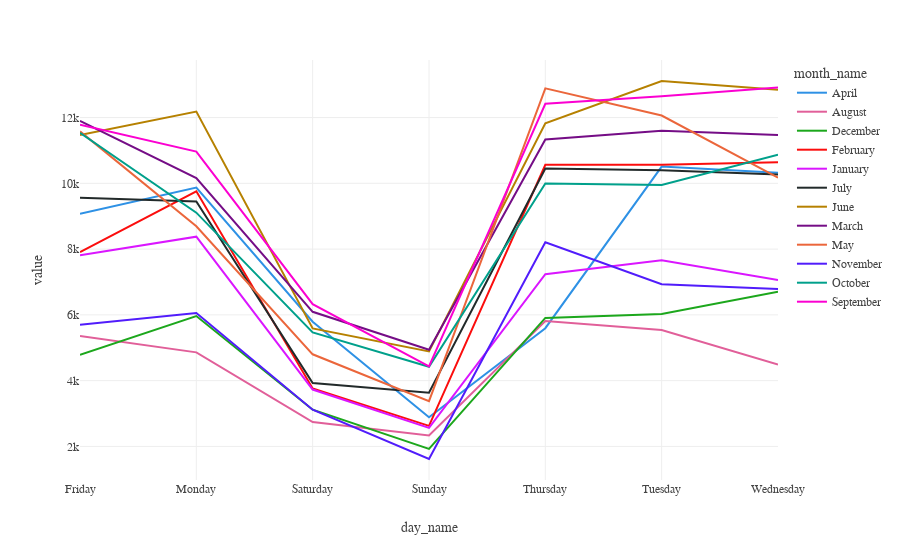

Notebook code for this chart:
### Markdown cell above
## Seasonal Plots

### Code cell
# play with color palettes: https://plotly.com/python/discrete-color/

pd.pivot_table(
    data=daily_outflow[["day_name", "month_name", "count"]],
    index="day_name",
    columns="month_name",
)["count"].plot(color_discrete_sequence=px.colors.qualitative.Dark24).update_layout(
    **plotly_styles
).update_traces(
    hovertemplate=None
)

### Figure 1 — Plotly figure (JSON) as saved in the notebook; plotly's stock layout.template omitted (floating-point values rounded to 4 significant figures)
{"data": [{"legendgroup": "April", "line": {"color": "#2E91E5", "dash": "solid"}, "mode": "lines", "name": "April", "orientation": "v", "showlegend": true, "type": "scatter", "x": ["Friday", "Monday", "Saturday", "Sunday", "Thursday", "Tuesday", "Wednesday"], "xaxis": "x", "y": [9077.0, 9873.0, 5794.0, 2890.0, 5595.0, 10509, 10321], "yaxis": "y"}, {"legendgroup": "August", "line": {"color": "#E15F99", "dash": "solid"}, "mode": "lines", "name": "August", "orientation": "v", "showlegend": true, "type": "scatter", "x": ["Friday", "Monday", "Saturday", "Sunday", "Thursday", "Tuesday", "Wednesday"], "xaxis": "x", "y": [5361, 4860, 2740, 2333, 5815, 5541, 4492.0], "yaxis": "y"}, {"legendgroup": "December", "line": {"color": "#1CA71C", "dash": "solid"}, "mode": "lines", "name": "December", "orientation": "v", "showlegend": true, "type": "scatter", "x": ["Friday", "Monday", "Saturday", "Sunday", "Thursday", "Tuesday", "Wednesday"], "xaxis": "x", "y": [4784, 5963.0, 3117, 1925.0, 5907.0, 6027.0, 6701], "yaxis": "y"}, {"legendgroup": "February", "line": {"color": "#FB0D0D", "dash": "solid"}, "mode": "lines", "name": "February", "orientation": "v", "showlegend": true, "type": "scatter", "x": ["Friday", "Monday", "Saturday", "Sunday", "Thursday", "Tuesday", "Wednesday"], "xaxis": "x", "y": [7910, 9756.0, 3762.0, 2625, 10560.0, 10570.0, 10640.0], "yaxis": "y"}, {"legendgroup": "January", "line": {"color": "#DA16FF", "dash": "solid"}, "mode": "lines", "name": "January", "orientation": "v", "showlegend": true, "type": "scatter", "x": ["Friday", "Monday", "Saturday", "Sunday", "Thursday", "Tuesday", "Wednesday"], "xaxis": "x", "y": [7810.0, 8378.0, 3730.0, 2565, 7235, 7664.0, 7062.0], "yaxis": "y"}, {"legendgroup": "July", "line": {"color": "#222A2A", "dash": "solid"}, "mode": "lines", "name": "July", "orientation": "v", "showlegend": true, "type": "scatter", "x": ["Friday", "Monday", "Saturday", "Sunday", "Thursday", "Tuesday", "Wednesday"], "xaxis": "x", "y": [9559.0, 9448, 3931.0, 3636.0, 10450, 10400.0, 10270.0], "yaxis": "y"}, {"legendgroup": "June", "line": {"color": "#B68100", "dash": "solid"}, "mode": "lines", "name": "June", "orientation": "v", "showlegend": true, "type": "scatter", "x": ["Friday", "Monday", "Saturday", "Sunday", "Thursday", "Tuesday", "Wednesday"], "xaxis": "x", "y": [11472, 12180.0, 5588.0, 4890.0, 11820.0, 13110.0, 12846], "yaxis": "y"}, {"legendgroup": "March", "line": {"color": "#750D86", "dash": "solid"}, "mode": "lines", "name": "March", "orientation": "v", "showlegend": true, "type": "scatter", "x": ["Friday", "Monday", "Saturday", "Sunday", "Thursday", "Tuesday", "Wednesday"], "xaxis": "x", "y": [11900.0, 10160.0, 6094.0, 4938, 11330.0, 11600.0, 11468], "yaxis": "y"}, {"legendgroup": "May", "line": {"color": "#EB663B", "dash": "solid"}, "mode": "lines", "name": "May", "orientation": "v", "showlegend": true, "type": "scatter", "x": ["Friday", "Monday", "Saturday", "Sunday", "Thursday", "Tuesday", "Wednesday"], "xaxis": "x", "y": [11580.0, 8696.0, 4802.0, 3378.0, 12890.0, 12061, 10170.0], "yaxis": "y"}, {"legendgroup": "November", "line": {"color": "#511CFB", "dash": "solid"}, "mode": "lines", "name": "November", "orientation": "v", "showlegend": true, "type": "scatter", "x": ["Friday", "Monday", "Saturday", "Sunday", "Thursday", "Tuesday", "Wednesday"], "xaxis": "x", "y": [5698.0, 6058, 3115.0, 1618, 8208.0, 6934.0, 6786.0], "yaxis": "y"}, {"legendgroup": "October", "line": {"color": "#00A08B", "dash": "solid"}, "mode": "lines", "name": "October", "orientation": "v", "showlegend": true, "type": "scatter", "x": ["Friday", "Monday", "Saturday", "Sunday", "Thursday", "Tuesday", "Wednesday"], "xaxis": "x", "y": [11534, 9108, 5468, 4423.0, 9996.0, 9947.0, 10870.0], "yaxis": "y"}, {"legendgroup": "September", "line": {"color": "#FB00D1", "dash": "solid"}, "mode": "lines", "name": "September", "orientation": "v", "showlegend": true, "type": "scatter", "x": ["Friday", "Monday", "Saturday", "Sunday", "Thursday", "Tuesday", "Wednesday"], "xaxis": "x", "y": [11780.0, 10960.0, 6326.0, 4433, 12419, 12650.0, 12910.0], "yaxis": "y"}], "layout": {"autosize": true, "font": {"family": "DejaVuSansMono Nerd Font"}, "legend": {"title": {"text": "month_name"}, "tracegroupgap": 0}, "margin": {"t": 60}, "title": {"x": 0.05, "xanchor": "left"}, "xaxis": {"anchor": "y", "autorange": true, "domain": [0, 1], "range": [0, 6], "title": {"text": "day_name"}, "type": "category"}, "yaxis": {"anchor": "x", "autorange": true, "domain": [0, 1], "range": [979.5, 13750.0], "title": {"text": "value"}, "type": "linear"}}}
